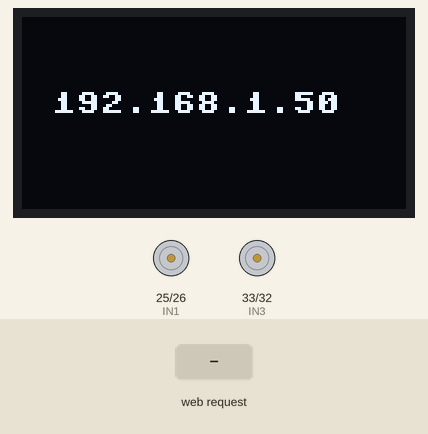
Recording of a program running on a simulated ESP32 board running MicroPython. Shown: 128×64 one-colour display, motor-driver pin pairs drawn as motors (green arrow = first pin HIGH = forward, orange = second pin HIGH = backward, longer = more drive, scaled by the enable pin). The inputs (shaded band) are chosen by the test bench. WiFi joins after 1.5 s; what the program prints to the serial console is not drawn.

Above: at 2.7 s.
2.8 s: HTTP request GET /face?type=90 received
At 3.4 s:
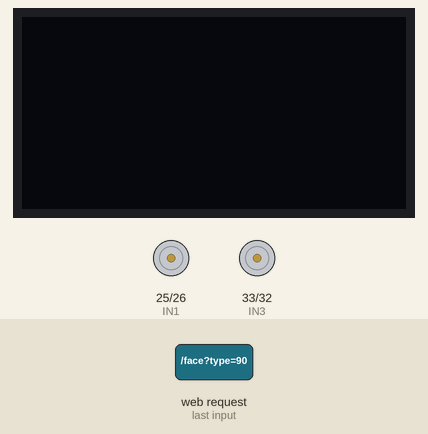
4.3 s: HTTP request GET /forward received
At 4.9 s:
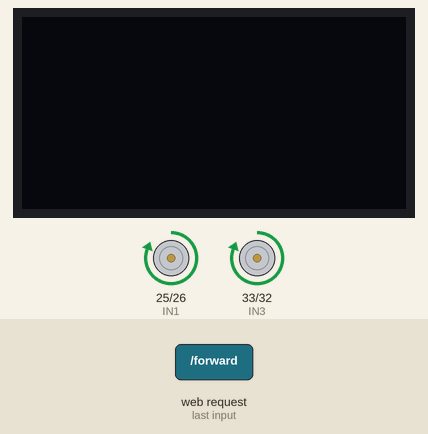
5.8 s: HTTP request GET /backward received
At 6.1 s:
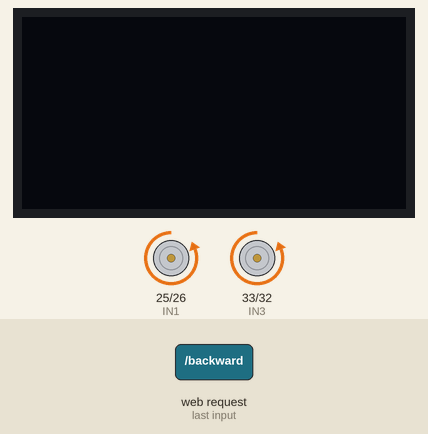
7.3 s: HTTP request GET /left received
At 8.4 s:
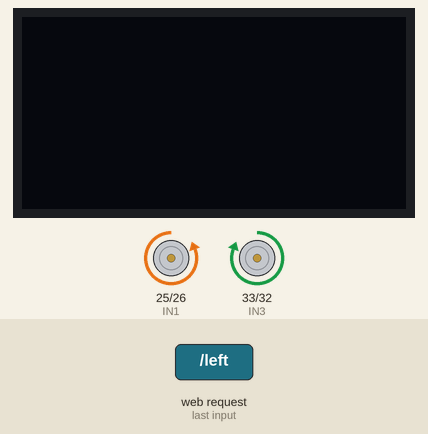
8.8 s: HTTP request GET /right received
At 9.5 s:
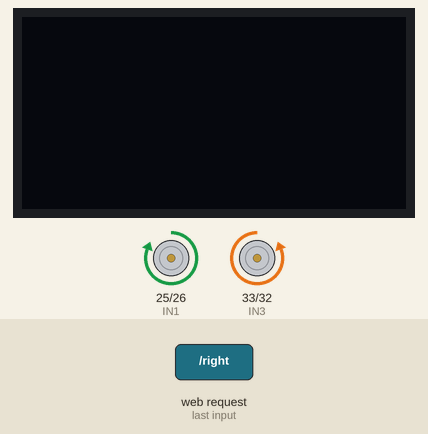
10.3 s: HTTP request GET /stop received
At 10.7 s:
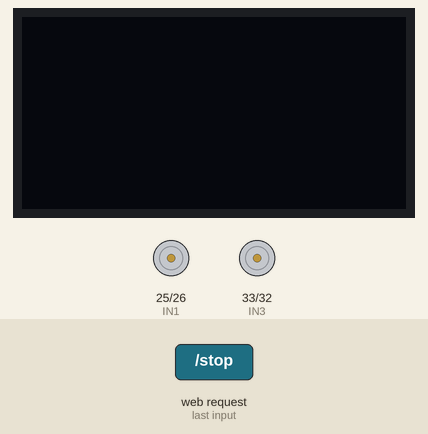
Timing chart, 0 to 12.8 s (numbered marks = the images above; inputs shaded):
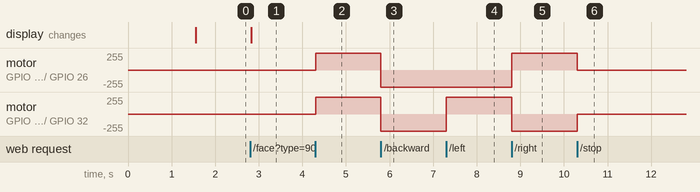

Measured:
- after the input at 2.8 s, the display: changes at once (image 1)
- after the input at 4.3 s, motor on GPIO 25 (IN1) / GPIO 26 (IN2), motor on GPIO 33 (IN3) / GPIO 32 (IN4): stopped → forward 255/255 at once
- after the input at 5.8 s, motor on GPIO 25 (IN1) / GPIO 26 (IN2), motor on GPIO 33 (IN3) / GPIO 32 (IN4): forward 255/255 → backward 255/255 at once
- after the input at 7.3 s, motor on GPIO 33 (IN3) / GPIO 32 (IN4): backward 255/255 → forward 255/255 at once
- after the input at 8.8 s, motor on GPIO 25 (IN1) / GPIO 26 (IN2): backward 255/255 → forward 255/255 at once; motor on GPIO 33 (IN3) / GPIO 32 (IN4): forward 255/255 → backward 255/255 at once
- after the input at 10.3 s, motor on GPIO 25 (IN1) / GPIO 26 (IN2): forward 255/255 → stopped at once; motor on GPIO 33 (IN3) / GPIO 32 (IN4): backward 255/255 → stopped at once

The program:

bot_web_gesture.py
```python
import network
import socket
from machine import Pin, PWM, I2C
import time
import ssd1306

# Configuration for your WiFi network
SSID = 'KDD Lab'
PASSWORD = 'kdd$ec123'

# Setup the WiFi connection
wlan = network.WLAN(network.STA_IF)
wlan.active(True)
wlan.connect(SSID, PASSWORD)

# Wait for connection
while not wlan.isconnected():
    pass

print('Connected to WiFi. IP:', wlan.ifconfig()[0])

# Setup the L298 motor driver pins
IN1 = Pin(25, Pin.OUT)
IN2 = Pin(26, Pin.OUT)
EN_A = PWM(Pin(27), freq=1000)

IN3 = Pin(33, Pin.OUT)
IN4 = Pin(32, Pin.OUT)
EN_B = PWM(Pin(14), freq=1000)

# Setup the servos
servo1 = PWM(Pin(21), freq=50)
servo2 = PWM(Pin(22), freq=50)

# Setup I2C for the OLED display
i2c = I2C(-1, scl=Pin(22), sda=Pin(21))
oled_width = 128
oled_height = 64
oled = ssd1306.SSD1306_I2C(oled_width, oled_height, i2c)
oled.text(wlan.ifconfig()[0], 10, 25)
oled.show()

# Function to set motor speed and direction
def set_motor(speed, direction):
    speed = int(speed * 1023 / 100)  # Convert 0-100% speed to duty cycle (0-1023)
    if direction == 'forward':
        EN_A.duty(speed)
        EN_B.duty(speed)
        IN1.value(1)
        IN2.value(0)
        IN3.value(1)
        IN4.value(0)
    elif direction == 'backward':
        EN_A.duty(speed)
        EN_B.duty(speed)
        IN1.value(0)
        IN2.value(1)
        IN3.value(0)
        IN4.value(1)
    elif direction == 'left':
        EN_A.duty(speed)
        EN_B.duty(speed)
        IN1.value(0)
        IN2.value(1)
        IN3.value(1)
        IN4.value(0)
    elif direction == 'right':
        EN_A.duty(speed)
        EN_B.duty(speed)
        IN1.value(1)
        IN2.value(0)
        IN3.value(0)
        IN4.value(1)
    elif direction == 'stop':
        EN_A.duty(0)
        EN_B.duty(0)
        IN1.value(0)
        IN2.value(0)
        IN3.value(0)
        IN4.value(0)

# Function to set servo angle
def set_servo(servo, angle):
    min_duty = 40  # Minimum duty cycle for 0 degrees
    max_duty = 115  # Maximum duty cycle for 180 degrees
    duty = int(min_duty + (angle / 180) * (max_duty - min_duty))
    servo.duty(duty)

# Function to display a bot face
def display_face(face_type):
    oled.fill(0)  # Clear the display
    if face_type == 'happy':
        oled.text('0 u 0', 50, 25)
    elif face_type == 'sad':
        oled.text('O w O', 50, 25)
    elif face_type == 'neutral':
        oled.text('O - O', 50, 25)
    oled.show()

# Setup the web server
addr = socket.getaddrinfo('0.0.0.0', 80)[0][-1]
s = socket.socket()
s.bind(addr)
s.listen(1)

print('Listening on', addr)

# HTML for the web page
html = """<!DOCTYPE html>
<html>
<head>
    <title>ESP32 Car Control</title>
</head>
<body>
    <h1>ESP32 Car Control</h1>
    <button onclick="sendCommand('forward')">Forward</button>
    <button onclick="sendCommand('backward')">Backward</button>
    <button onclick="sendCommand('left')">Left</button>
    <button onclick="sendCommand('right')">Right</button>
    <button onclick="sendCommand('stop')">Stop</button>
    <br>
    <label for="servo1">Servo 1 Angle:</label>
    <input type="range" id="servo1" name="servo1" min="0" max="180" onchange="sendServoCommand('servo1', this.value)">
    <br>
    <label for="servo2">Servo 2 Angle:</label>
    <input type="range" id="servo2" name="servo2" min="0" max="180" onchange="sendServoCommand('servo2', this.value)">
    <br>
    <button onclick="sendFaceCommand('happy')">Show Happy Face</button>
    <button onclick="sendFaceCommand('sad')">Show Sad Face</button>
    <button onclick="sendFaceCommand('neutral')">Show Neutral Face</button>
    <script>
        function sendCommand(cmd) {
            var xhttp = new XMLHttpRequest();
            xhttp.open("GET", "/" + cmd, true);
            xhttp.send();
        }
        function sendServoCommand(servo, angle) {
            var xhttp = new XMLHttpRequest();
            xhttp.open("GET", "/" + servo + "?angle=" + angle, true);
            xhttp.send();
        }
        function sendFaceCommand(face) {
            var xhttp = new XMLHttpRequest();
            xhttp.open("GET", "/face?type=" + face, true);
            xhttp.send();
        }
    </script>
</body>
</html>
"""

# Main loop to handle web requests
while True:
    try:

        # Handle API and web app requests based on the path
        cl, addr = s.accept()
        print('Client connected from', addr)
        request = cl.recv(1024).decode()
        print('Request:', request)
        if 'POST /command' in request:
            command = request.split('\r\n\r\n')[1]
            if command == 'forward':
                set_motor(100, 'forward')
            elif command == 'backward':
                set_motor(100, 'backward')
            elif command == 'left':
                set_motor(100, 'left')
            elif command == 'right':
                set_motor(100, 'right')
            elif command == 'stop':
                set_motor(0, 'stop')
            elif 'servo1:' in command:
                angle = int(command.split(':')[1])
                set_servo(servo1, angle)
            elif 'servo2:' in command:
                angle = int(command.split(':')[1])
                set_servo(servo2, angle)
        elif "GET" in request:
            if 'GET /forward' in request:
                set_motor(100, 'forward')
            elif 'GET /backward' in request:
                set_motor(100, 'backward')
            elif 'GET /left' in request:
                set_motor(100, 'left')
            elif 'GET /right' in request:
                set_motor(100, 'right')
            elif 'GET /stop' in request:
                set_motor(0, 'stop')
            elif 'GET /servo1' in request:
                angle = int(request.split('angle=')[1].split(' ')[0])
                set_servo(servo1, angle)
            elif 'GET /servo2' in request:
                angle = int(request.split('angle=')[1].split(' ')[0])
                set_servo(servo2, angle)
            elif 'GET /face?type=' in request:
                face_type = request.split('type=')[1].split(' ')[0]
                display_face(face_type)
        response = html
        cl.send('HTTP/1.1 200 OK\r\nContent-Type: text/html\r\n\r\n')
        cl.send(response)
        cl.close()
    except Exception as e:
        print('Error:', e)
    finally:
        if 'cl' in locals():
            cl.close()
```
